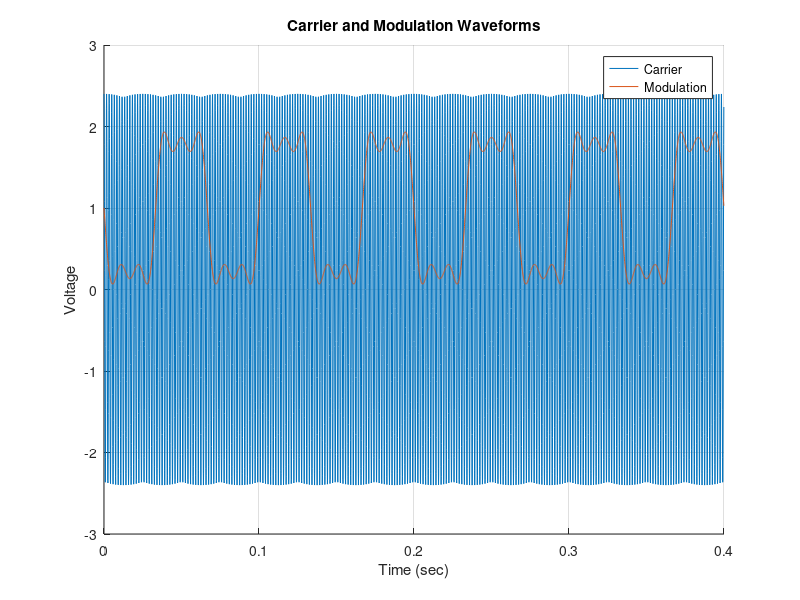
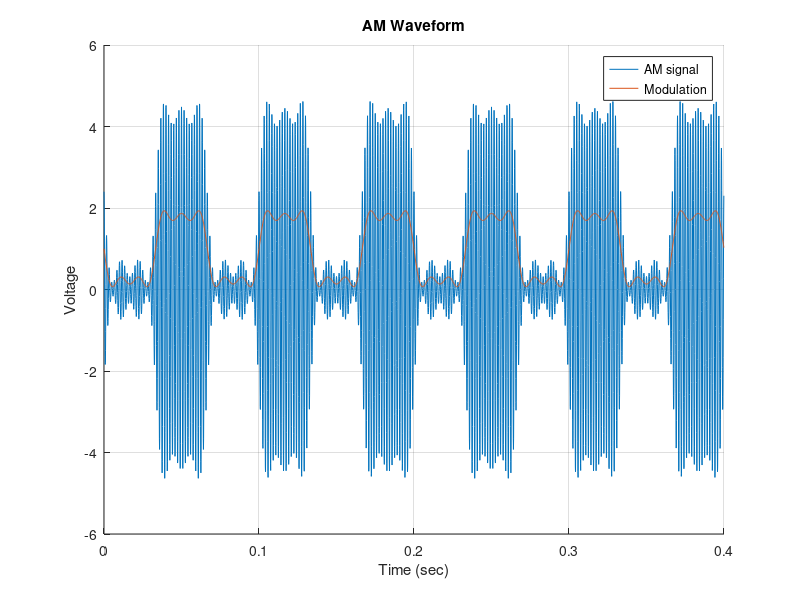
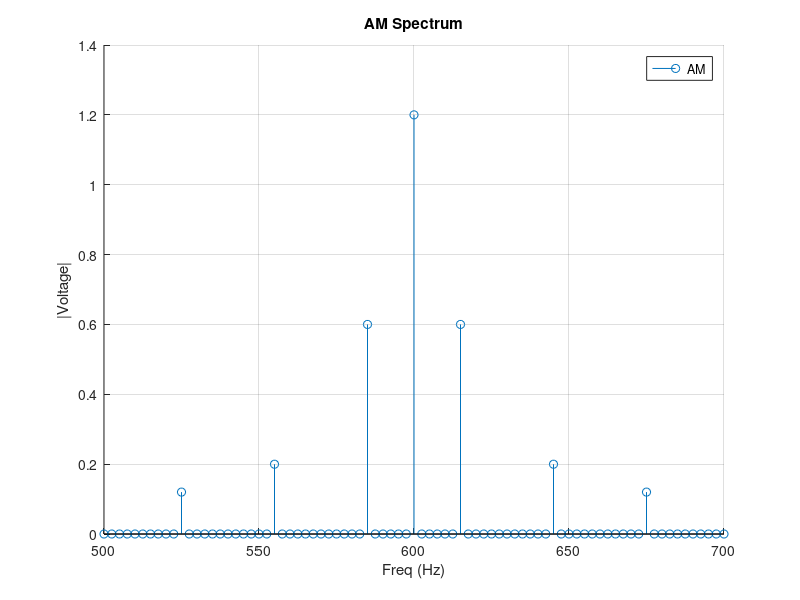

The MATLAB script that drew these images, in order:
% MatLab script to simulate AM with single frequency modulation
clear all
mm=12;
N=2^mm;          % number of points in FFT/IFFT calculations
df = 2.5;        % frequency spacing of samples for FFT/IFFT
dt=1.0/(df*N);   % time spacing of samples for FFT/IFFT
fprintf('m=%d, N=%d, dt=%12g, df=%12g\n',mm,N,dt,df)
time=zeros(1,N,'double');   % array to hold time samples
freq=zeros(1,N,'double');   % array to hold frequency samples
for i = 1:N
    time(i)=dt*(i-1);   % populate the time samples at spacing dt
end;
for i =1:floor(N/2)
    freq(i)=df*(i-1);   % populate bottom half of freq samples at spacing df
end;
for i =2:floor(N/2)
    ii=N-i;
    freq(ii)=-df*(i+1); % populate top half of freq samples at spacing df
end;
carrier=zeros(1,N,'double');
modulation=zeros(1,N,'double');
AM_time=zeros(1,N,'double');
% carrier data
carrier_freq=600;
ic=carrier_freq/df;
carrier_w=2.0*pi*carrier_freq;
carrier_phase=0.0;
Ec=2.4;
% modulation data
modulation_freq=45;
ima=modulation_freq/df;
modulation_w=2.0*pi*modulation_freq;
modulation_phase=pi/2.0;  %8.0*pi/16.0;
Em=0.333;
E0=1.00;
% 2nd modulation data
modulation_freq2=15;
imb=modulation_freq2/df;
modulation_w2=2.0*pi*modulation_freq2;
modulation_phase2=pi/2.0 ; %8.0*pi/16.0;
Em2=1.0;
% 3rd modulation data
modulation_freq3=75;
imc=modulation_freq3/df;
modulation_w3=2.0*pi*modulation_freq3;
modulation_phase3=pi/2.0;  %8.0*pi/16.0;
Em3=0.2;
Conv_Loss=1.0;
% form the signals as a function of time
for i = 1:N
    carrier(i)=Ec*cos(carrier_w*time(i)+carrier_phase);
    modulation(i)=E0+Em*cos(modulation_w*time(i)+modulation_phase)+Em2*cos(modulation_w2*time(i)+modulation_phase2)+Em3*cos(modulation_w3*time(i)+modulation_phase3);
    AM_time(i)=modulation(i)*carrier(i)/Conv_Loss;
end;

% AM Power
R = 50; % Ohms
AM_Power = (AM_time.^2) / (2*R); % RMS Power in Watts V^2/2R
% Peak Envelope Power
PEP = max(AM_Power)
% Peak to Average Power Ratio
PAPR = PEP/mean(AM_Power)

% FFT to find frequency response
AM_freq=fft(AM_time,N);
AM_mag_freq=zeros(1,N,'double');
for i = 1:N
    AM_mag_freq(i)=abs(AM_freq(i))/(1.0*N);
end;
% plot the signals
figure(1);
hold on;
grid on;
title 'Carrier and Modulation Waveforms'
xlabel('Time (sec)')
ylabel('Voltage')
plot(time,carrier)
plot(time,modulation)
legend('Carrier','Modulation')
hold off;
%
figure(2);
hold on;
grid on;
title 'AM Waveform'
xlabel('Time (sec)')
ylabel('Voltage')
% plot AM signal and the modulation
plot(time,AM_time)
plot(time,modulation)
legend('AM signal','Modulation')
% Remove comment to add 'envelopes' of the signal
% plot(time,2.0*modulation)
% plot(time,-2.0*modulation)
% legend('AM signal','Modulation','Envelope','- Envelope')
hold off;
%
figure(3);
hold on;
grid on;
title 'AM Spectrum'
xlabel('Freq (Hz)')
xlim([500, 700]) 
ylabel('|Voltage|')
%ylim([0, 100]) 
stem(freq,AM_mag_freq)
legend('AM')
hold off;
